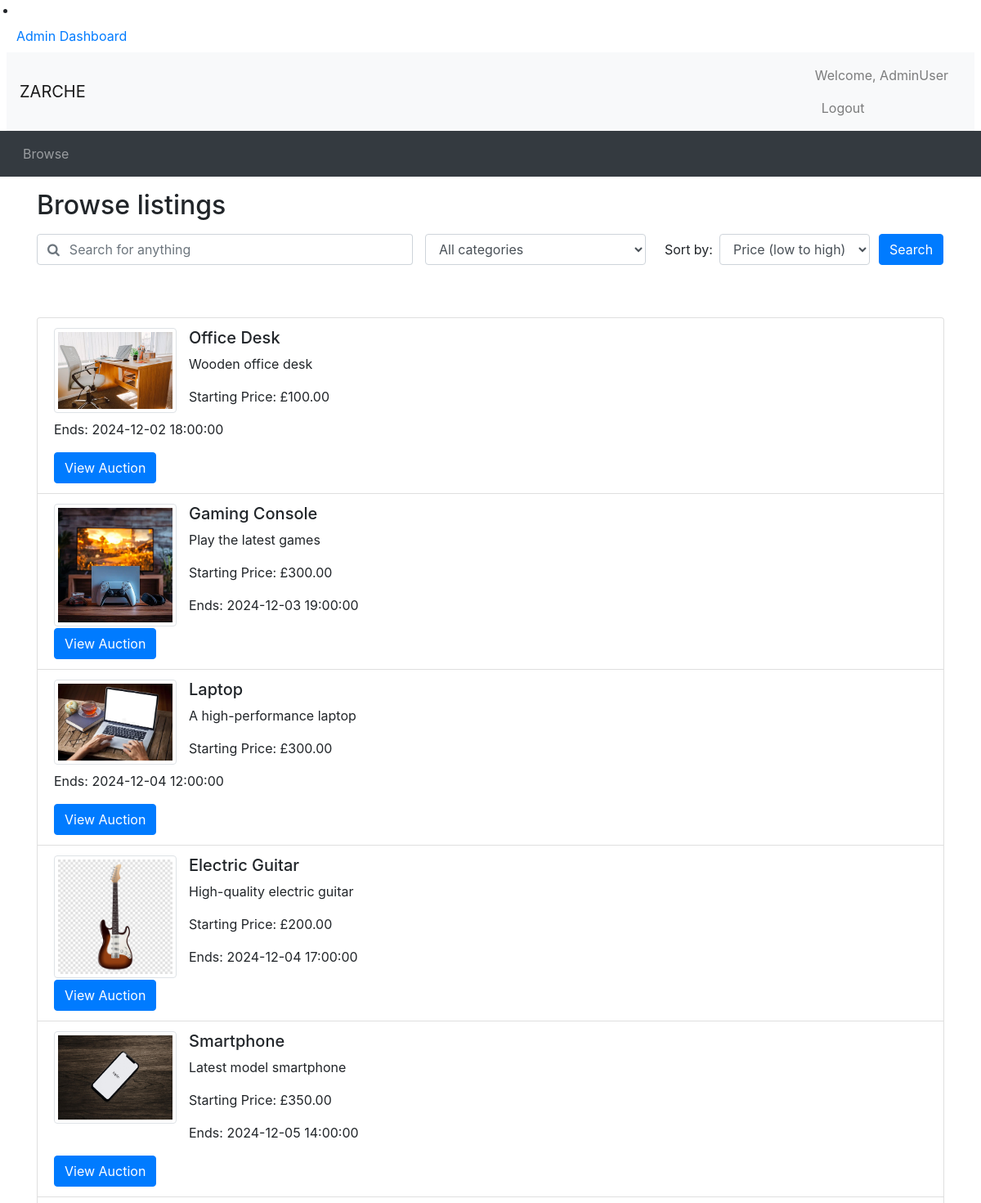
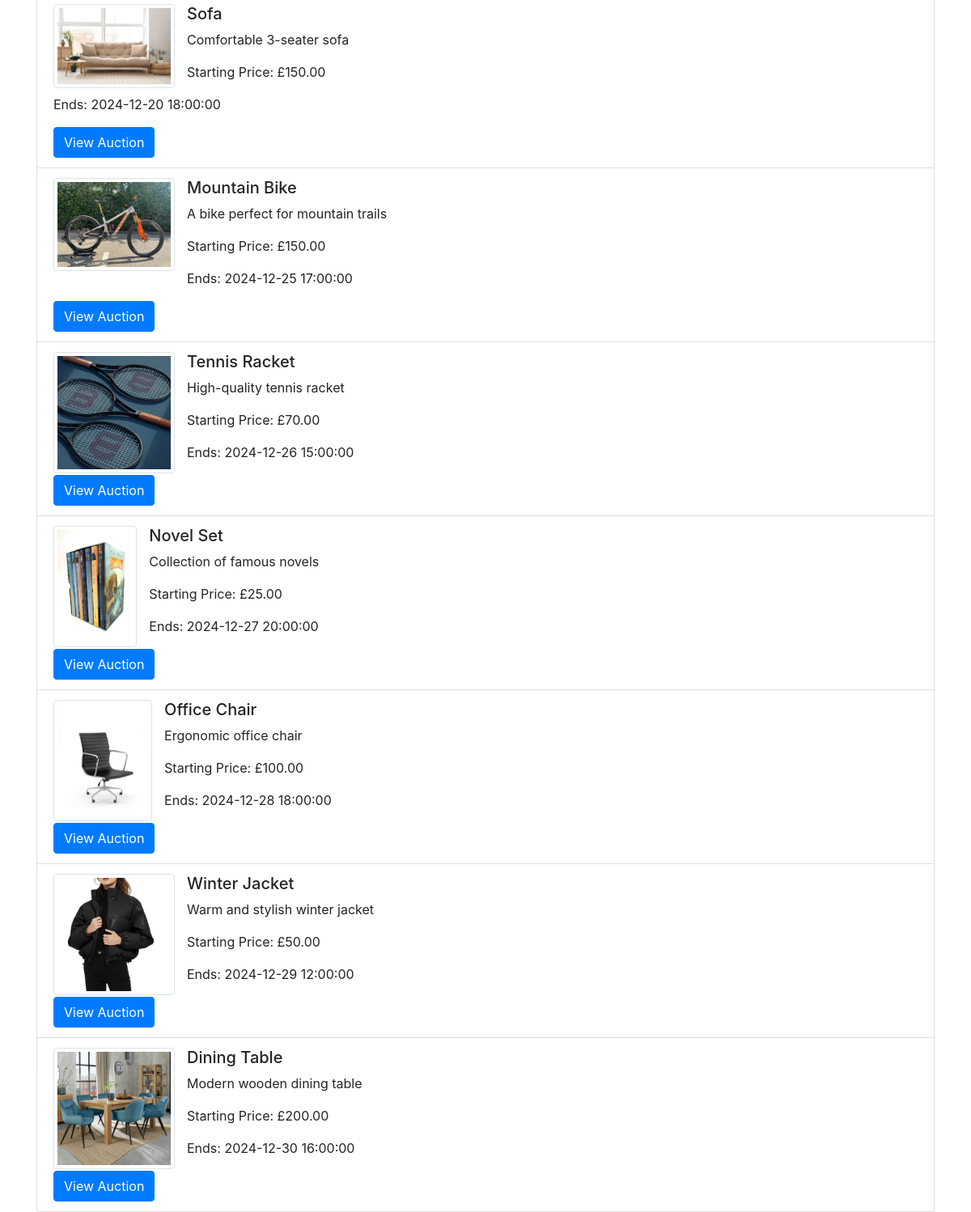
The app's page /browse.php (signed in) with its own data (2 pictures, top to bottom).
### tables this page shows
CREATE TABLE `Auction` (
  `AuctionID` INT AUTO_INCREMENT PRIMARY KEY,
  `UserID` INT,
  `ItemName` VARCHAR(255) NOT NULL,
  `Description` VARCHAR(255) NOT NULL,
  `CategoryID` INT,
  `ReservePrice` DECIMAL(10, 2),
  `StartPrice` DECIMAL(10, 2),
  `EndDate` DATETIME,
  `Views` INT DEFAULT 0,
  `Image` VARCHAR(255),
  FOREIGN KEY (`UserID`) REFERENCES `Users`(`UserID`) ON DELETE CASCADE,
  FOREIGN KEY (`CategoryID`) REFERENCES `Category`(`CategoryID`) ON DELETE CASCADE
);

### browse.php (the view, shortened to what this page needs)
<?php include_once("header.php")?>
<?php require("utilities.php")?>
<div class="container">
<h2 class="my-3">Browse listings</h2>
<div id="searchSpecs">
<form method="get" action="browse.php">
  <div class="row">
    <div class="col-md-5 pr-0">
      <div class="form-group">
	    <div class="input-group">
          <div class="input-group-prepend">
            <span class="input-group-text bg-transparent pr-0 text-muted">
              <i class="fa fa-search"></i>
            </span>
          </div>
          <input type="text" class="form-control border-left-0" id="keyword" name="keyword" placeholder="Search for anything" value="<?php echo isset($_GET['keyword']) ? htmlspecialchars($_GET['keyword']) : ''; ?>">
        </div>
      </div>
    </div>
    <div class="col-md-3 pr-0">
      <div class="form-group">
        <select class="form-control" id="cat" name="cat">
          <option selected value="all">All categories</option>
        </select>
      </div>
    </div>
    <div class="col-md-3 pr-0">
      <div class="form-inline">
        <label class="mx-2" for="order_by">Sort by:</label>
        <select class="form-control" id="order_by" name="order_by">
          <option selected value="pricelow" <?php echo isset($_GET['order_by']) && $_GET['order_by'] == 'pricelow' ? 'selected' : ''; ?>>Price (low to high)</option>
        </select>
      </div>
    </div>
    <div class="col-md-1 px-0">
      <button type="submit" class="btn btn-primary">Search</button>
    </div>
  </div>
</form>
</div>
</div>
<?php
$ordering = isset($_GET['order_by']) ? $_GET['order_by'] : 'date';
$sql = "SELECT AuctionID, ItemName, Description, StartPrice, EndDate, Image FROM Auction WHERE EndDate > NOW()";
switch ($ordering) {
    case 'date':
        $sql .= " ORDER BY EndDate ASC";
        break;
}
$stmt = $conn->prepare($sql);
$stmt->execute();
$result = $stmt->get_result();
?>
<div class="container mt-5">
<ul class="list-group">
<?php
while ($row = $result->fetch_assoc()) {
    $auctionID = $row['AuctionID'];
    $itemName = htmlspecialchars($row['ItemName']);
    $description = htmlspecialchars($row['Description']);
    $startPrice = number_format($row['StartPrice'], 2);
    $endDate = new DateTime($row['EndDate']);
    $formattedDate = $endDate->format('Y-m-d H:i:s');
    $image = htmlspecialchars($row['Image']);
    echo "<li class='list-group-item'>";
    if (!empty($image)) {
        echo "<img src='$image' alt='$itemName' class='img-thumbnail' style='max-width: 150px; max-height: 150px; float: left; margin-right: 15px;'>";
    }
    echo "<h5>$itemName</h5>";
    echo "<p>$description</p>";
    echo "<p>Starting Price: £$startPrice</p>";
    echo "<p>Ends: $formattedDate</p>";
    echo "<a href='auction_details.php?auctionID=$auctionID' class='btn btn-primary'>View Auction</a>";
    echo "</li>";
}
?>
</ul>
</div>
<?php include_once("footer.php")?>

### records on screen
auction: Image (picture), ItemName "Office Desk", Description "Wooden office desk", StartPrice "100.00", EndDate "2024-12-02 18:00:00"
auction: Image (picture), ItemName "Gaming Console", Description "Play the latest games", StartPrice "300.00", EndDate "2024-12-03 19:00:00"
auction: Image (picture), ItemName "Laptop", Description "A high-performance laptop", StartPrice "300.00", EndDate "2024-12-04 12:00:00"
auction: Image (picture), ItemName "Electric Guitar", Description "High-quality electric guitar", StartPrice "200.00", EndDate "2024-12-04 17:00:00"
auction: Image (picture), ItemName "Smartphone", Description "Latest model smartphone", StartPrice "350.00", EndDate "2024-12-05 14:00:00"
auction: Image (picture), ItemName "Sofa", Description "Comfortable 3-seater sofa", StartPrice "150.00", EndDate "2024-12-20 18:00:00"
auction: Image (picture), ItemName "Mountain Bike", Description "A bike perfect for mountain trails", StartPrice "150.00", EndDate "2024-12-25 17:00:00"
auction: Image (picture), ItemName "Tennis Racket", Description "High-quality tennis racket", StartPrice "70.00", EndDate "2024-12-26 15:00:00"
auction: Image (picture), ItemName "Novel Set", Description "Collection of famous novels", StartPrice "25.00", EndDate "2024-12-27 20:00:00"
auction: Image (picture), ItemName "Office Chair", Description "Ergonomic office chair", StartPrice "100.00", EndDate "2024-12-28 18:00:00"
auction: Image (picture), ItemName "Winter Jacket", Description "Warm and stylish winter jacket", StartPrice "50.00", EndDate "2024-12-29 12:00:00"
auction: Image (picture), ItemName "Dining Table", Description "Modern wooden dining table", StartPrice "200.00", EndDate "2024-12-30 16:00:00"

### other values on screen
$_SESSION['Username'] "AdminUser"
